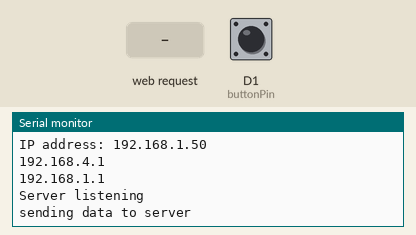
Bench run of a sketch on a simulated ESP8266 (NodeMCU). Parts: the last lines printed to the serial monitor. The inputs (shaded band) are chosen by the test bench; at power-on: D1 (buttonPin) HIGH. WiFi joins after 1.5 s; servers stay silent unless stated.

Above: at 2.9 s.
3.0 s: HTTP request GET / received
At 4.4 s:
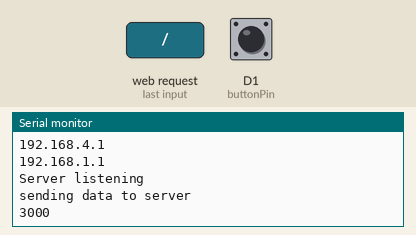
At 6.8 s:
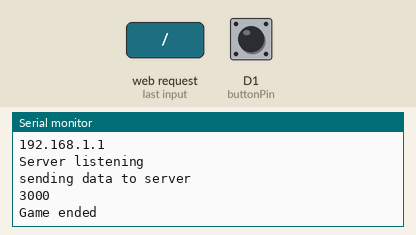

The sketch:

sketch_gather02.ino
```cpp
/*
    This sketch demonstrates how to scan WiFi networks.
    The API is almost the same as with the WiFi Shield library,
    the most obvious difference being the different file you need to include:
*/
#include "ESP8266WiFi.h"
#include "ESP8266WebServer.h"
#include "ESP8266HTTPClient.h"
//#include "AutoConnect.h"

#define buttonPin D1

const char* ssid     = "Ginsberg2.4";
const char* password = "ginsbergza";

const char* host = "https://gather-node.herokuapp.com/api/user/init";
const uint16_t port = 443;

//const char* serverURL = "localhost:3000/api/games/";

HTTPMethod post = HTTP_POST;

ESP8266WebServer server(80);
//AutoConnect Portal(server);

void setup() {
  Serial.begin(115200);
  Serial.println();

  pinMode(buttonPin, INPUT_PULLUP);
//  Serial.println(digitalRead(buttonPin));

  WiFi.mode(WIFI_STA);
  WiFi.begin(ssid, password);
  while (WiFi.status() != WL_CONNECTED) {   //Wait for connection
     delay(500);
     Serial.println("Waiting to connect...");

  }
  Serial.print("IP address: ");
  Serial.println(WiFi.localIP());
  Serial.println(WiFi.softAPIP());
  Serial.println(WiFi.gatewayIP());


  server.on("/", handleRootPath);

//  Portal.begin();                    //Start the server
  server.begin();                    //Start the server
  Serial.println("Server listening");
//  initHTTPReq();

  configConnection();
}

void loop() {
   server.handleClient();
//  Portal.handleClient();
}


void configConnection(){
  WiFiClient client;
  if (!client.connect(host, port)) {
    Serial.println("connection failed");
    delay(5000);
    return;
  }

  // This will send a string to the server
  Serial.println("sending data to server");
  if (client.connected()) {
    client.println("hello from esp");
  }
}


//void initHTTPReq(){
//   if(WiFi.status()== WL_CONNECTED){   //Check WiFi connection status
//
//     HTTPClient http;    //Declare object of class HTTPClient
//
//     http.begin(serverURL);      //Specify request destination
//     http.addHeader("Content-Type", "text/plain");  //Specify content-type header
//     int httpCode = http.POST(WiFi.localIP());   //Send the request
//     String payload = http.getString();                  //Get the response payload
//
//     Serial.println(httpCode);   //Print HTTP return code
//     Serial.println(payload);    //Print request response payload
//
//     http.end();  //Close connection
//   }
//}

void handleRootPath() {
//   server.send(200, "text/plain", "Start Playing on ESP89266");
   int startTime = millis();
   int endTime = startTime;
   int buttonVal;
   int count = 0;
   Serial.println(startTime);
   while(endTime - startTime <= 3000){
    buttonVal = digitalRead(buttonPin);
    if(buttonVal == LOW){
      count++;
    }
    delay(10);
    endTime = millis();
//    yield();
   }
   Serial.println("Game ended");
   server.send(200, "text/plain", (String)count);
//   server.send(200, "text/plain", "Start Playing on ESP89266");
//   Serial.println(server.args());
}

void startPlaying(){

}
```

Measured:
- after the input at 3.0 s, the serial monitor: prints a new line at once (image 1)
